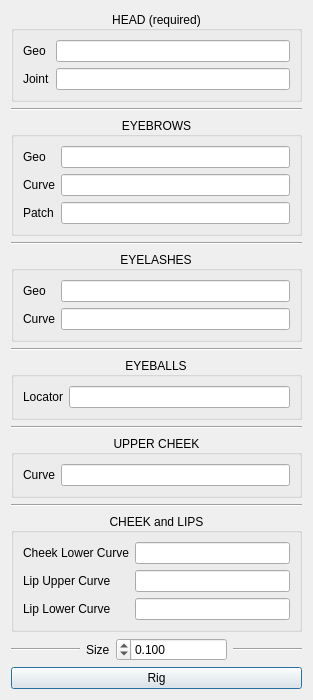
<?xml version="1.0" encoding="UTF-8"?>
<ui version="4.0">
 <class>FaceCurveRigUI</class>
 <widget class="QDialog" name="FaceCurveRigUI">
  <property name="geometry">
   <rect>
    <x>0</x>
    <y>0</y>
    <width>313</width>
    <height>579</height>
   </rect>
  </property>
  <property name="windowTitle">
   <string>Face Curve Rig</string>
  </property>
  <layout class="QVBoxLayout" name="verticalLayout_2" stretch="4,0,4,0,4,0,4,0,4,0,4,0,3">
   <item>
    <widget class="QGroupBox" name="groupBox">
     <property name="title">
      <string>HEAD (required)</string>
     </property>
     <property name="alignment">
      <set>Qt::AlignCenter</set>
     </property>
     <layout class="QFormLayout" name="formLayout">
      <item row="0" column="0">
       <widget class="QLabel" name="label_2">
        <property name="text">
         <string>Geo</string>
        </property>
       </widget>
      </item>
      <item row="0" column="1">
       <widget class="QLineEdit" name="headGeo_lineEdit"/>
      </item>
      <item row="1" column="0">
       <widget class="QLabel" name="label">
        <property name="text">
         <string>Joint</string>
        </property>
       </widget>
      </item>
      <item row="1" column="1">
       <widget class="QLineEdit" name="headJnt_lineEdit"/>
      </item>
     </layout>
    </widget>
   </item>
   <item>
    <widget class="Line" name="line_3">
     <property name="orientation">
      <enum>Qt::Horizontal</enum>
     </property>
    </widget>
   </item>
   <item>
    <widget class="QGroupBox" name="groupBox_2">
     <property name="title">
      <string>EYEBROWS</string>
     </property>
     <property name="alignment">
      <set>Qt::AlignCenter</set>
     </property>
     <layout class="QFormLayout" name="formLayout_3">
      <item row="0" column="0">
       <widget class="QLabel" name="label_4">
        <property name="text">
         <string>Geo</string>
        </property>
       </widget>
      </item>
      <item row="0" column="1">
       <widget class="QLineEdit" name="ebGeo_lineEdit"/>
      </item>
      <item row="1" column="0">
       <widget class="QLabel" name="label_3">
        <property name="text">
         <string>Curve</string>
        </property>
       </widget>
      </item>
      <item row="1" column="1">
       <widget class="QLineEdit" name="ebCrv_lineEdit"/>
      </item>
      <item row="2" column="0">
       <widget class="QLabel" name="label_5">
        <property name="text">
         <string>Patch</string>
        </property>
       </widget>
      </item>
      <item row="2" column="1">
       <widget class="QLineEdit" name="ebPatch_lineEdit"/>
      </item>
     </layout>
    </widget>
   </item>
   <item>
    <widget class="Line" name="line_4">
     <property name="orientation">
      <enum>Qt::Horizontal</enum>
     </property>
    </widget>
   </item>
   <item>
    <widget class="QGroupBox" name="groupBox_3">
     <property name="title">
      <string>EYELASHES</string>
     </property>
     <property name="alignment">
      <set>Qt::AlignCenter</set>
     </property>
     <layout class="QFormLayout" name="formLayout_5">
      <item row="0" column="0">
       <widget class="QLabel" name="label_7">
        <property name="text">
         <string>Geo</string>
        </property>
       </widget>
      </item>
      <item row="0" column="1">
       <widget class="QLineEdit" name="eyelashGeo_lineEdit"/>
      </item>
      <item row="1" column="0">
       <widget class="QLabel" name="label_6">
        <property name="text">
         <string>Curve</string>
        </property>
       </widget>
      </item>
      <item row="1" column="1">
       <widget class="QLineEdit" name="eyelashCrv_lineEdit"/>
      </item>
     </layout>
    </widget>
   </item>
   <item>
    <widget class="Line" name="line_5">
     <property name="orientation">
      <enum>Qt::Horizontal</enum>
     </property>
    </widget>
   </item>
   <item>
    <widget class="QGroupBox" name="groupBox_4">
     <property name="title">
      <string>EYEBALLS</string>
     </property>
     <property name="alignment">
      <set>Qt::AlignCenter</set>
     </property>
     <layout class="QFormLayout" name="formLayout_4">
      <item row="0" column="0">
       <widget class="QLabel" name="label_8">
        <property name="text">
         <string>Locator</string>
        </property>
       </widget>
      </item>
      <item row="0" column="1">
       <widget class="QLineEdit" name="eyeballLoc_lineEdit"/>
      </item>
     </layout>
    </widget>
   </item>
   <item>
    <widget class="Line" name="line_6">
     <property name="orientation">
      <enum>Qt::Horizontal</enum>
     </property>
    </widget>
   </item>
   <item>
    <widget class="QGroupBox" name="groupBox_5">
     <property name="title">
      <string>UPPER CHEEK</string>
     </property>
     <property name="alignment">
      <set>Qt::AlignCenter</set>
     </property>
     <layout class="QFormLayout" name="formLayout_6">
      <item row="0" column="0">
       <widget class="QLabel" name="label_9">
        <property name="text">
         <string>Curve</string>
        </property>
       </widget>
      </item>
      <item row="0" column="1">
       <widget class="QLineEdit" name="cheekUprCrv_lineEdit"/>
      </item>
     </layout>
    </widget>
   </item>
   <item>
    <widget class="Line" name="line_7">
     <property name="orientation">
      <enum>Qt::Horizontal</enum>
     </property>
    </widget>
   </item>
   <item>
    <widget class="QGroupBox" name="groupBox_6">
     <property name="title">
      <string>CHEEK and LIPS</string>
     </property>
     <property name="alignment">
      <set>Qt::AlignCenter</set>
     </property>
     <layout class="QFormLayout" name="formLayout_7">
      <item row="0" column="0">
       <widget class="QLabel" name="label_10">
        <property name="text">
         <string>Cheek Lower Curve</string>
        </property>
       </widget>
      </item>
      <item row="0" column="1">
       <widget class="QLineEdit" name="cheekLwrCrv_lineEdit"/>
      </item>
      <item row="1" column="0">
       <widget class="QLabel" name="label_12">
        <property name="text">
         <string>Lip Upper Curve</string>
        </property>
       </widget>
      </item>
      <item row="1" column="1">
       <widget class="QLineEdit" name="lipUprCrv_lineEdit"/>
      </item>
      <item row="2" column="0">
       <widget class="QLabel" name="label_11">
        <property name="text">
         <string>Lip Lower Curve</string>
        </property>
       </widget>
      </item>
      <item row="2" column="1">
       <widget class="QLineEdit" name="lipLwrCrv_lineEdit"/>
      </item>
     </layout>
    </widget>
   </item>
   <item>
    <layout class="QHBoxLayout" name="horizontalLayout" stretch="5,1,8,5">
     <item>
      <widget class="Line" name="line">
       <property name="orientation">
        <enum>Qt::Horizontal</enum>
       </property>
      </widget>
     </item>
     <item>
      <widget class="QLabel" name="label_13">
       <property name="text">
        <string>Size</string>
       </property>
      </widget>
     </item>
     <item>
      <widget class="QDoubleSpinBox" name="size_doubleSpinBox">
       <property name="layoutDirection">
        <enum>Qt::RightToLeft</enum>
       </property>
       <property name="locale">
        <locale language="English" country="UnitedStates"/>
       </property>
       <property name="decimals">
        <number>3</number>
       </property>
       <property name="minimum">
        <double>0.001000000000000</double>
       </property>
       <property name="maximum">
        <double>1000.000000000000000</double>
       </property>
       <property name="singleStep">
        <double>0.100000000000000</double>
       </property>
       <property name="value">
        <double>0.100000000000000</double>
       </property>
      </widget>
     </item>
     <item>
      <widget class="Line" name="line_2">
       <property name="orientation">
        <enum>Qt::Horizontal</enum>
       </property>
      </widget>
     </item>
    </layout>
   </item>
   <item>
    <widget class="QPushButton" name="rig_pushButton">
     <property name="text">
      <string>Rig</string>
     </property>
    </widget>
   </item>
  </layout>
 </widget>
 <resources/>
 <connections/>
</ui>
